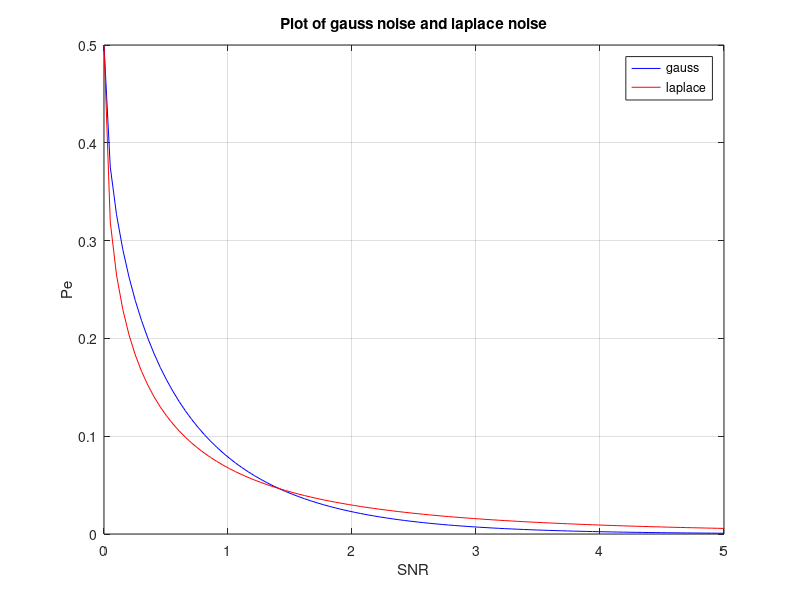
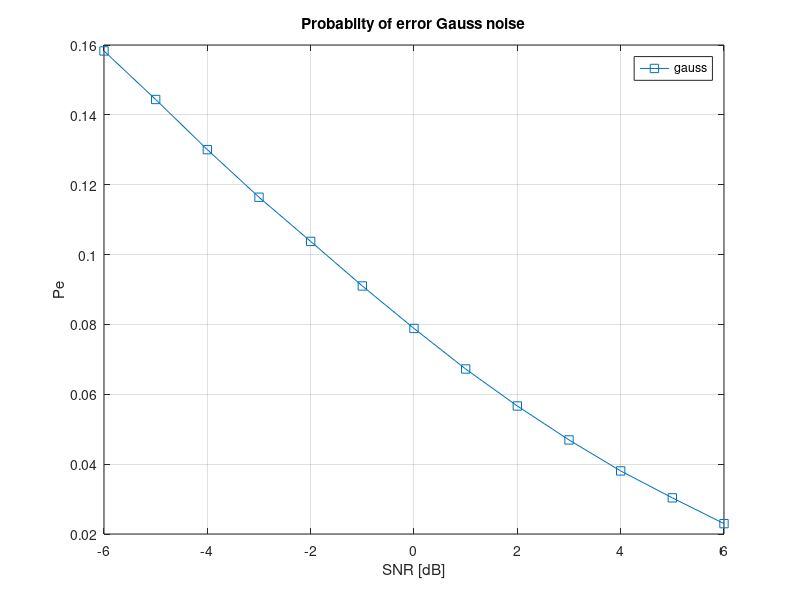

Write the MATLAB code that produced these figures, in order. (Note: this script raises an error after producing the figures.)
disp('316389584_315871764');
%% Q1.1.5
SNR = linspace(0, 5, 100);
gauss = qfunc(sqrt(2*SNR)); 
laplace = 0.5*exp(-2*sqrt(SNR));
plot(SNR, gauss, 'b');
hold on; 
plot(SNR, laplace, 'r');
xlabel('SNR');
ylabel('Pe');
legend('gauss', 'laplace');
title('Plot of gauss noise and laplace noise');
grid on;
%% Q1.2.1-Q1.2.5
SNRDB = -6:6;
SNR = db2mag(SNRDB);
Es = 1;
symbols = randsrc(10^5,1,[-Es,Es]); 
white_gauss = sqrt((Es./SNR)./2).*randn([10^5,1]); 
r_gauss = symbols + white_gauss;
r_gauss(r_gauss>=0) = Es;
r_gauss(r_gauss<0) = -Es;
Pe_gauss = sum(r_gauss+symbols == 0)/10^5;
figure;
plot(SNRDB,Pe_gauss,'-s'); 
grid on;
legend('gauss')
xlabel("SNR [dB]"); ylabel("Pe");
title("Probabilty of error Gauss noise");


%% Q1.2.6

symbols_laplace = randsrc(10^5,1,[-Es,Es]); 
white_laplace = laprnd(10^5, 1, 0, sqrt((Es./SNR)./2)); 
r_laplace = symbols_laplace + white_laplace;
r_laplace(r_laplace>=0) = Es;
r_laplace(r_laplace<0) = -Es;
Pe_laplace = sum(r_laplace+symbols_laplace == 0)/10^5;
figure;
plot(SNRDB,Pe_laplace,'-o'); 
grid on;
xlabel("SNR [dB]"); ylabel("Pe");
title("Probabilty of error laplace noise");
legend('laplace');
figure;
plot(SNRDB,Pe_laplace,'-o');
grid on;
hold on;
plot(SNRDB,Pe_gauss,'-s');
title("laplace vs gauss");
legend('laplace', 'gauss');
%% function laplace

function y = laprnd(m, n, mu, sigma)
%LAPRND generate i.i.d. laplacian random number drawn from laplacian distribution
% with mean mu and standard deviation sigma.
% mu : mean
% sigma : standard deviation
% [m, n] : the dimension of y.
% Default mu = 0, sigma = 1.
% For more information, refer to
% http://en.wikipedia.org./wiki/Laplace_distribution
% Author : Elvis Chen (bee33@sjtu.edu.cn)
% Date : 01/19/07
%Check inputs
if nargin < 2
 error('At least two inputs are required');
end
if nargin == 2
 mu = 0; sigma = 1;
end
if nargin == 3
 sigma = 1;
end
% Generate Laplacian noise
u = rand(m, n)-0.5;
b = sigma ./ sqrt(2);
y = mu - b .* sign(u).* log(1- 2* abs(u));
end
